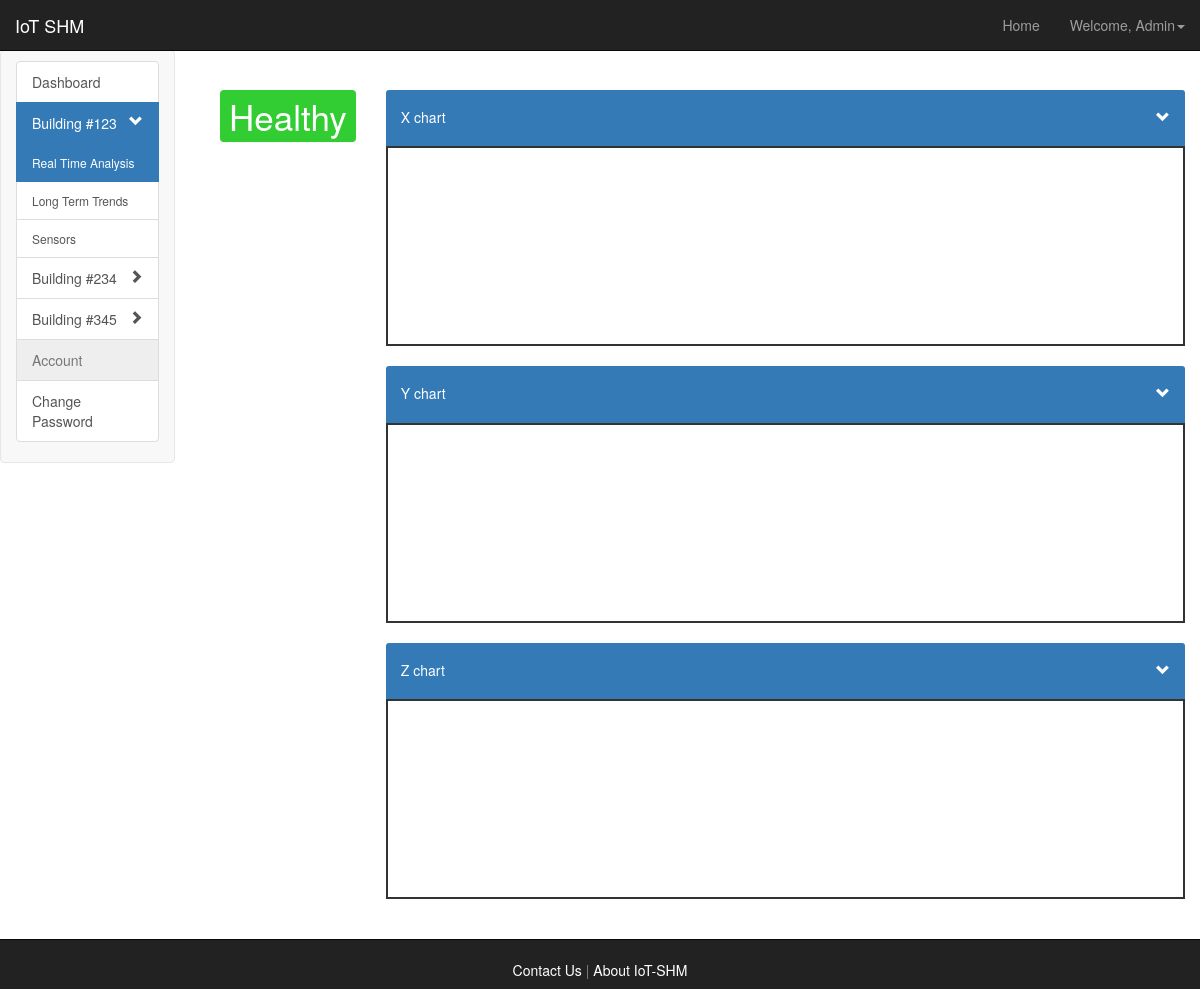
/iotshm/dashboard/123/real_time/ (signed in), run on the app's committed database.
### iotshm_dashboard/models.py (models this page shows, shortened)
class Building(models.Model):
    manager = models.ForeignKey(User)
    number = models.IntegerField(primary_key=True)
    name = models.CharField(max_length=300)
    address = models.CharField(max_length=300)
    city = models.CharField(max_length=100)
    state = USStateField()
    zipcode = models.IntegerField(max_length=5)

### iotshm_dashboard/views.py (the view)
# urls.py: url(r'^dashboard/(?P<building_num>\d+)/real_time/$', views.real_time, name='real_time'),
@login_required
def real_time(request, building_num):
    context = RequestContext(request)
    curr_building = Building.objects.get(number=building_num)
    if request.user.username == 'admin':
        data = {'sensors':SensorRDS.objects.using('data').filter(building_id=building_num),
                'curr_building':curr_building,
                'buildings':Building.objects.all()}
    else:
        data = {'sensors':SensorRDS.objects.using('data').filter(building_id=building_num),
                'curr_building':curr_building,
                'buildings':Building.objects.filter(manager=request.user)}
    return render_to_response('iotshm_dashboard/real_time.html', data, context)

### templates/iotshm_dashboard/real_time.html (shortened to what this page needs)
{% extends 'general/sidebar.html' %}
{% load bootstrap3 %}
{% load static %}
{% block nextto_sidebar %}
    <div class="col-md-2">
        <div class="panel text-center" id="health"
             style="background-color: limegreen; color: white; font-size: 35px;">
            Healthy
        </div>
    </div>
    <div class="col-md-10">
        <h4 class="panel-title">
            <div class="panel-heading" style="background:#337ab7; color:white">
                <h5 id="xcollapse" data-toggle="collapse" data-target="#real-time-chart-x" aria-expanded="false">
                   X chart
                </h5>
            </div>
        </h4>
        <div class="collapse in" aria-expanded="false" id="real-time-chart-x" style="border: 2px solid; height: 200px; min-width: 310px; margin: 0 auto"></div>
        <h4 class="panel-title">
            <div class="panel-heading" style="background:#337ab7; color:white">
                <h5 id="ycollapse" data-toggle="collapse" data-target="#real-time-chart-y" aria-expanded="true" >
                   Y chart
                </h5>
            </div>
        </h4>
        <div class="collapse in" aria-expanded="true" id="real-time-chart-y" style="border: 2px solid; height: 200px; min-width: 310px; margin: 0 auto"></div>
        <h4 class="panel-title">
            <div class="panel-heading" style="background:#337ab7; color:white">
                <h5 id="zcollapse" data-toggle="collapse" data-target="#real-time-chart-z" aria-expanded="true" >
                   Z chart
                </h5>
            </div>
        </h4>
        <div class="collapse in" aria-expanded="true" id="real-time-chart-z" style="border: 2px solid; height: 200px; min-width: 310px; margin: 0 auto"></div>
    </div>
{% endblock %}

### templates/general/sidebar.html (shortened to what this page needs)
{% extends 'general/header_footer.html' %}
{% load bootstrap3 %}
{% block inside_headerfooter %}
    <div class="col-lg-2 col-md-3 col-sm-3 sidebar-nav">
      <div class="navbar navbar-default" role="navigation">
        <div class="sidebar navbar-collapse collapse sidebar-navbar-collapse">
          <div class="list-group">
              {% url 'iotshm_dashboard:dashboard' as dashboard %}
              {% url 'iotshm_dashboard:change_password' as change_password %}
              {% url 'iotshm_dashboard:my_buildings' as my_buildings %}
              <a
                  class="list-group-item{% if request.path == dashboard %} active{% endif %}"
                  href="{{ dashboard }}">Dashboard
              </a>
              {% for building in buildings %}
                  {% url 'iotshm_dashboard:real_time' building.number as real_time %}
                  {% url 'iotshm_dashboard:building_info' building.number as building_info %}
                  {% url 'iotshm_dashboard:long_term' building.number as long_term %}
                  {% url 'iotshm_dashboard:sensors' building.number as sensors %}
                  <a
                      class="list-group-item{% if building == curr_building %} active{% endif %}"
                      {% if building == curr_building %}id = "active_building"{% endif %} value="{{ curr_building.number }}"
                        href="{{ real_time }}">Building #{{ building.number }}
                      <span class="pull-right glyphicon glyphicon-chevron-{% if building == curr_building %}down{% else %}right{% endif %}"></span>
                  </a>
                  {% if request.path == real_time or request.path == long_term or request.path == building_info or request.path == sensors %}
                      {% if building == curr_building %}
                          <a style="font-size:12px"
                              class="list-group-item{% if request.path == real_time %} active{% endif %}"
                              href="{{ real_time }}">{% bootstrap_icon "play"   %}  Real Time Analysis
                          </a>
                          <a style="font-size:12px"
                              class="list-group-item{% if request.path == long_term %} active{% endif %}"
                              href="{{ long_term }}">{% bootstrap_icon "time" %}  Long Term Trends
                          </a>
                          <a style="font-size:12px"
                              class="list-group-item{% if request.path == sensors %} active{% endif %}"
                              href="{{ sensors }}">{% bootstrap_icon "info-sign" %}  Sensors
                          </a>
                      {% endif %}
                  {% endif %}
              {% endfor %}
              <a type="button"  href="" class="list-group-item disabled">Account</a>
              <a
                  class="list-group-item{% if request.path == change_password %} active{% endif %}"
                  href="{{ change_password }}">Change Password
              </a>
          </div>
        </div>
      </div>
    </div>
    <div class="col-lg-10 col-md-9 col-sm-9" style="overflow:scroll;height:100%;background-color:rgba(255, 255, 255, 0.5)">
        {% block nextto_sidebar %}{% endblock %}
    </div>
{% endblock %}

### templates/general/header_footer.html (shortened to what this page needs)
{% load bootstrap3 %}
{% bootstrap_css %}
<html>
    <link href="{{ STATIC_URL }}style.css" rel="stylesheet" type="text/css"/>
    <body class="page-container" id="bgsplashcontainer">
        <div class="navbar navbar-inverse navbar-fixed-top" role="navigation">
            <div class="container-fluid">
                <div class="navbar-header">
                    <a class="navbar-brand" href="/iotshm/aboutiotshm/">IoT SHM</a>
                </div>
                <div class="navbar-collapse collapse" id="navbar-collapse collapse">
                    <ul class="nav navbar-nav navbar-right">
                        {% if user.is_authenticated %}
                            <li><a href="/iotshm/dashboard/">Home</a></li>
                            <li class="dropdown">
                                <a class="dropdown-toggle" data-toggle="dropdown" href="#">Welcome, {{ user.first_name|capfirst }}<span class="caret"></span></a>
                            </li>
                        {% else %}
                            <li><a href="/iotshm/">Home</a></li>
                            <li><a href="/iotshm/login/">Login</a></li>
                        {% endif %}
                    </ul>
                </div>
            </div>
        </div>
        <div class="row">{% block inside_headerfooter %}{% endblock %}</div>
    </body>
    <div align="center" class="navbar navbar-inverse navbar-fixed-bottom">
        </br><a align="left" href="/iotshm/contact/" style="color:white">Contact Us</a>
        <p style="display:inline; color:gray">   |   </p>
        <a align="right" href="/iotshm/aboutiotshm/" style="color:white">About IoT-SHM</a>
    </div>
</html>

### iotshm_dashboard/static/style.css (style rules this page uses)
#bgsplashcontainer { background-image:url("img/tower.jpeg"); background-repeat:no-repeat; background-size: cover; overflow: scroll; }
.panel-heading h5:after { font-family:'Glyphicons Halflings'; content:"\e114"; float: right; color: white; }

### templates/general/header_footer.html (style rules this page uses)
body { padding-top: 50px; padding-bottom: 50px; }

### data on the page
Building: number "123"
Building: number "234"
Building: number "345"

### other printed values
{{ user.first_name|capfirst }} "Admin"
